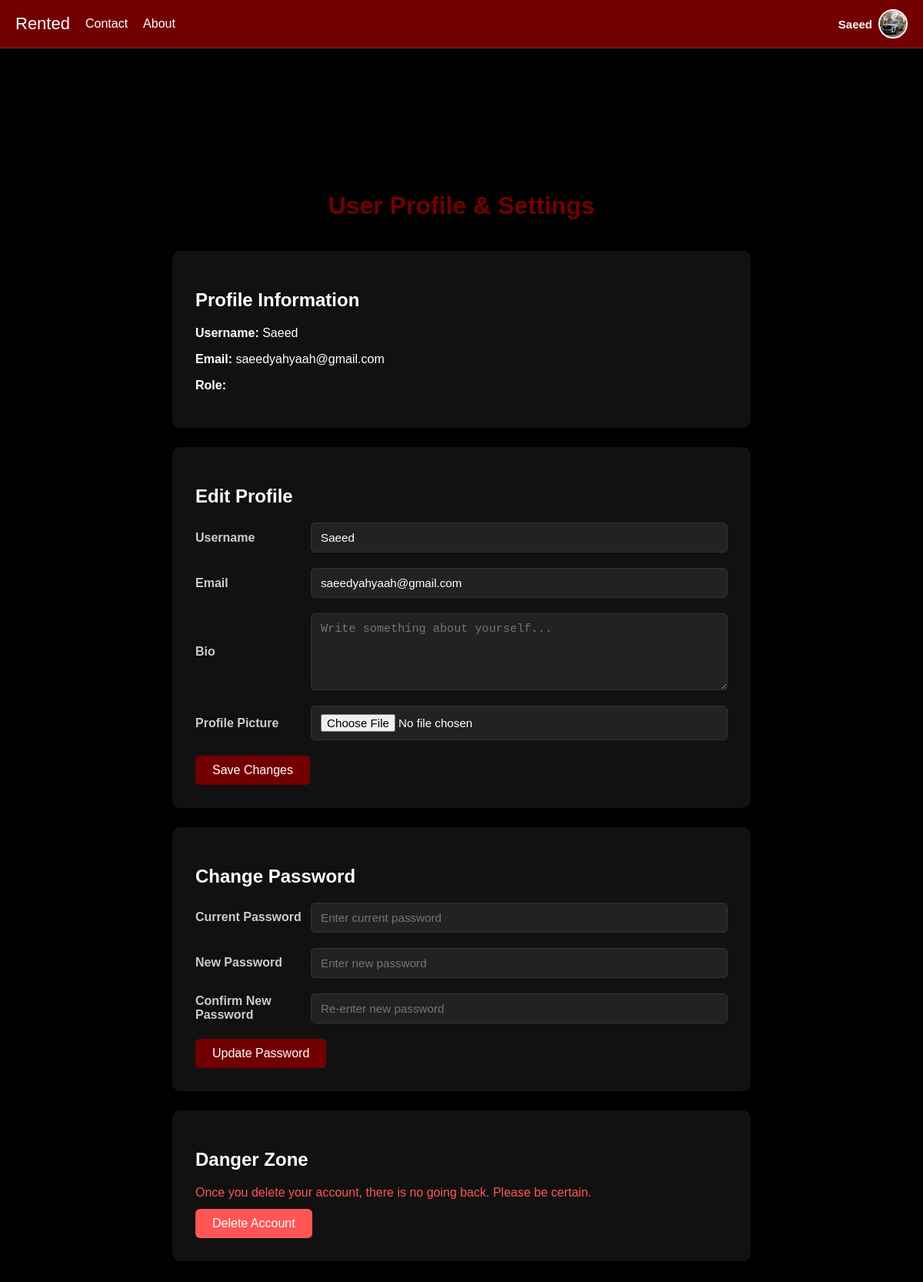
The app's page /profile (signed in) with its own data.
### app.py (models this page shows)
class User(db.Model):
    id = db.Column(db.Integer, primary_key=True)
    username = db.Column(db.String(150), unique=True, nullable=False)
    email = db.Column(db.String(150), unique=True, nullable=True)
    password = db.Column(db.String(150), nullable=False)
    profile_pic = db.Column(db.String(300), default="profile_pics/default.png")
    is_admin = db.Column(db.Boolean, default=False)
    created_at = db.Column(db.DateTime, default=datetime.utcnow)

### app.py (the view)
@app.route("/profile")
def profile():
    if "user_id" not in session:
        return redirect(url_for("login"))
    user = User.query.get(session["user_id"])
    return render_template("profile.html", user=user)

### app.py (called while the page is built)
@app.context_processor
def inject_user():
    if "user_id" in session:
        user = User.query.get(session["user_id"])
        return dict(user=user)
    return dict(user=None)

### templates/profile.html (shortened to what this page needs)
{% extends "base.html" %}
{% block content %}
<div class="container" style="max-width: 800px; margin-top: 100px;">
    <h1 style="text-align:center; color:#730000; margin-bottom:40px;">User Profile & Settings</h1>
    <div class="card modern-card">
        <h2>Profile Information</h2>
        <div class="profile-info">
            <p><strong>Username:</strong> {{ user.username }}</p>
            <p><strong>Email:</strong> {{ user.email }}</p>
            <p><strong>Role:</strong> {{ user.role }}</p>
        </div>
    </div>
    <div class="card modern-card">
        <h2>Edit Profile</h2>
        <form action="/update-profile" method="POST" enctype="multipart/form-data">
            <div class="form-row">
                <label for="username">Username</label>
                <input type="text" id="username" name="username" value="{{ user.username }}">
            </div>
            <div class="form-row">
                <label for="email">Email</label>
                <input type="email" id="email" name="email" value="{{ user.email }}">
            </div>
            <div class="form-row">
                <label for="bio">Bio</label>
                <textarea id="bio" name="bio" placeholder="Write something about yourself...">{{ user.bio }}</textarea>
            </div>
            <div class="form-row">
                <label for="profile_pic">Profile Picture</label>
                <input type="file" id="profile_pic" name="profile_pic" accept="image/*">
            </div>
            <button type="submit" class="btn">Save Changes</button>
        </form>
    </div>
    <div class="card modern-card">
        <h2>Change Password</h2>
        <form action="/update-password" method="POST">
            <div class="form-row">
                <label for="current_password">Current Password</label>
                <input type="password" id="current_password" name="current_password" placeholder="Enter current password" required>
            </div>
            <div class="form-row">
                <label for="new_password">New Password</label>
                <input type="password" id="new_password" name="new_password" placeholder="Enter new password" required>
            </div>
            <div class="form-row">
                <label for="confirm_password">Confirm New Password</label>
                <input type="password" id="confirm_password" name="confirm_password" placeholder="Re-enter new password" required>
            </div>
            <button type="submit" class="btn">Update Password</button>
        </form>
    </div>
    <div class="card modern-card">
        <h2>Danger Zone</h2>
        <p class="danger-text">Once you delete your account, there is no going back. Please be certain.</p>
        <form action="/delete-account" method="POST" onsubmit="return confirm('Are you sure you want to delete your account?');">
            <button type="submit" class="btn btn-danger">Delete Account</button>
        </form>
    </div>
</div>
{% endblock %}

### templates/base.html (shortened to what this page needs)
<!DOCTYPE html>
<html lang="en">
<head>
</head>
<body>
  <nav class="navbar">
    <div class="nav-left">
      <a href="{{ url_for('home') }}" class="logo">Rented</a>
      <a href="{{ url_for('contact') }}">Contact</a>
      <a href="{{ url_for('about') }}">About</a>
    </div>
    <div class="nav-right">
      {% if session.get('user_id') %}
        <div class="user-info">
          <span class="username">{{ user.username }}</span>
          <img src="{{ url_for('static', filename=user.profile_pic) }}" alt="Profile" class="profile-pic">
        </div>
      {% else %}
        <div class="auth-buttons">
          <a href="{{ url_for('login') }}" class="auth-link">Login</a>
          <a href="{{ url_for('signup') }}" class="auth-link">Sign Up</a>
        </div>
      {% endif %}
    </div>
  </nav>
  <div class="container">
    {% block content %}{% endblock %}
  </div>
</body>
</html>

### templates/base.html (style rules this page uses)
*, *::before, *::after { box-sizing: border-box; }
body { margin: 0; font-family: Arial, sans-serif; background: #000; color: #fff; min-height: 100vh; padding-top: 80px; }
a { text-decoration: none; color: inherit; }
.navbar { display: flex; justify-content: space-between; align-items: center; background: #730000; padding: 12px 20px; position: fixed; top: 0; left: 0; right: 0; z-index: 1000; border-bottom: 1px solid #444; }
.nav-left { display: flex; align-items: center; gap: 20px; }
.navbar a { color: #fff; font-weight: 500; }
.logo { font-family: 'Arial Black', sans-serif; font-size: 22px; color: #000; }
.user-info { display: flex; align-items: center; gap: 8px; position: relative; }
.username { font-weight: bold; font-size: 15px; }
.profile-pic { width: 38px; height: 38px; border-radius: 50%; object-fit: cover; cursor: pointer; border: 2px solid #fff; }
.container { max-width: 1000px; margin: 0 auto; padding: 24px; }

### templates/profile.html (style rules this page uses)
.modern-card { background: #111; padding: 30px; margin-bottom: 25px; border-radius: 10px; box-shadow: 0 4px 12px rgba(0,0,0,0.5); transition: transform 0.2s, box-shadow 0.2s; }
.form-row { display: flex; align-items: center; margin-bottom: 20px; }
.form-row label { flex: 0 0 150px; font-weight: bold; color: #ccc; }
.form-row input, .form-row textarea { flex: 1; padding: 10px 12px; border-radius: 6px; border: 1px solid #333; background: #222; color: #fff; font-size: 0.95rem; transition: border-color 0.2s; }
textarea { min-height: 100px; resize: vertical; }
.btn { background: #730000; color: #fff; padding: 10px 22px; border: none; border-radius: 6px; cursor: pointer; font-size: 1rem; font-weight: 500; transition: background 0.2s, transform 0.2s; }
.btn-danger { background: #f55; }
.danger-text { color: #f55; margin-bottom: 12px; }

### records on screen
User: username "Saeed", profile_pic (picture), email "saeedyahyaah@gmail.com"
